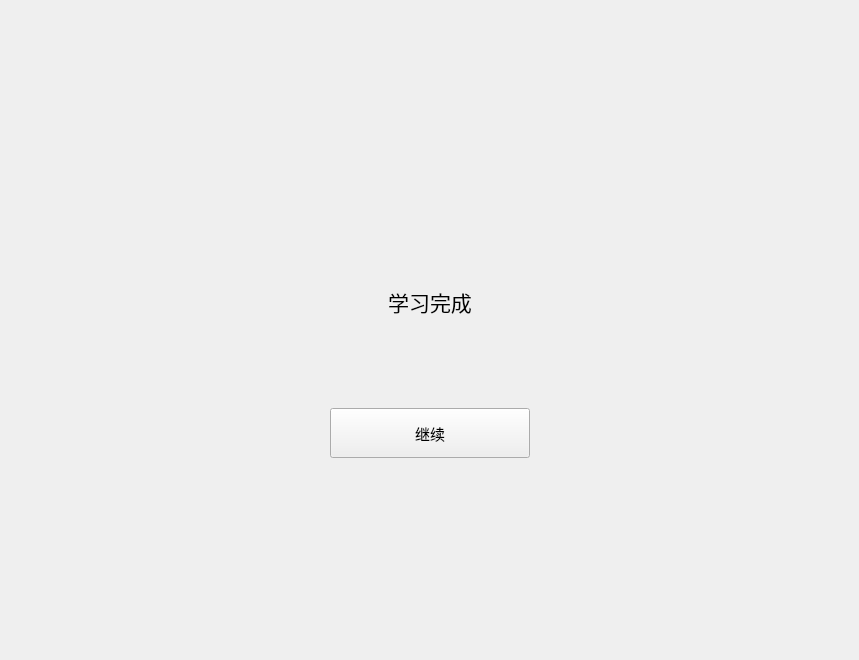
<?xml version="1.0" encoding="UTF-8"?>
<ui version="4.0">
 <class>Form</class>
 <widget class="QWidget" name="Form">
  <property name="geometry">
   <rect>
    <x>0</x>
    <y>0</y>
    <width>859</width>
    <height>660</height>
   </rect>
  </property>
  <property name="windowTitle">
   <string>Form</string>
  </property>
  <layout class="QVBoxLayout" name="verticalLayout">
   <item>
    <layout class="QGridLayout" name="gridLayout">
     <item row="0" column="1">
      <spacer name="verticalSpacer_2">
       <property name="orientation">
        <enum>Qt::Vertical</enum>
       </property>
       <property name="sizeHint" stdset="0">
        <size>
         <width>20</width>
         <height>40</height>
        </size>
       </property>
      </spacer>
     </item>
     <item row="1" column="1">
      <widget class="QLabel" name="label">
       <property name="minimumSize">
        <size>
         <width>200</width>
         <height>200</height>
        </size>
       </property>
       <property name="font">
        <font>
         <pointsize>16</pointsize>
        </font>
       </property>
       <property name="text">
        <string>学习完成</string>
       </property>
       <property name="alignment">
        <set>Qt::AlignCenter</set>
       </property>
      </widget>
     </item>
     <item row="2" column="0">
      <spacer name="horizontalSpacer">
       <property name="orientation">
        <enum>Qt::Horizontal</enum>
       </property>
       <property name="sizeHint" stdset="0">
        <size>
         <width>40</width>
         <height>20</height>
        </size>
       </property>
      </spacer>
     </item>
     <item row="2" column="1">
      <widget class="PushButton" name="pushButton">
       <property name="minimumSize">
        <size>
         <width>100</width>
         <height>50</height>
        </size>
       </property>
       <property name="font">
        <font>
         <pointsize>11</pointsize>
        </font>
       </property>
       <property name="text">
        <string>继续</string>
       </property>
      </widget>
     </item>
     <item row="2" column="2">
      <spacer name="horizontalSpacer_2">
       <property name="orientation">
        <enum>Qt::Horizontal</enum>
       </property>
       <property name="sizeHint" stdset="0">
        <size>
         <width>40</width>
         <height>20</height>
        </size>
       </property>
      </spacer>
     </item>
     <item row="3" column="1">
      <spacer name="verticalSpacer">
       <property name="orientation">
        <enum>Qt::Vertical</enum>
       </property>
       <property name="sizeHint" stdset="0">
        <size>
         <width>20</width>
         <height>40</height>
        </size>
       </property>
      </spacer>
     </item>
    </layout>
   </item>
  </layout>
 </widget>
 <customwidgets>
  <customwidget>
   <class>PushButton</class>
   <extends>QPushButton</extends>
   <header>qfluentwidgets</header>
  </customwidget>
 </customwidgets>
 <resources/>
 <connections/>
</ui>
